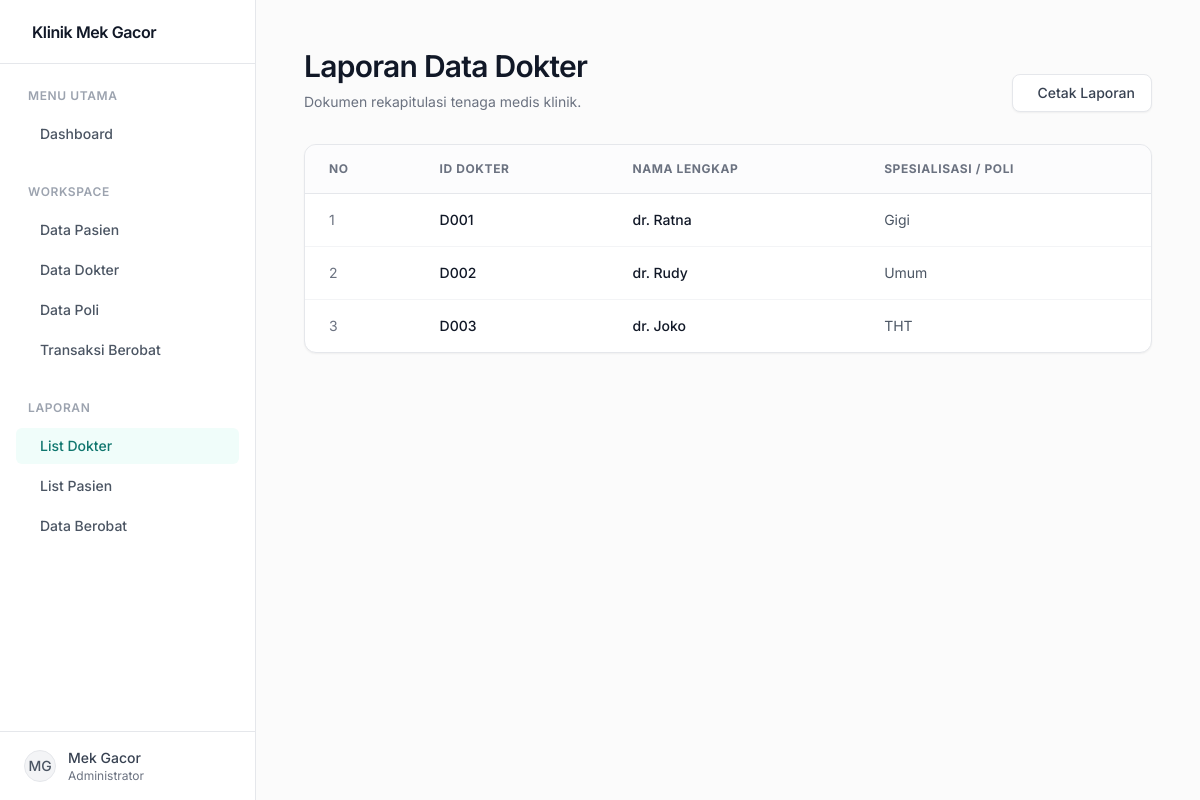
Screenshot of /laporan_dokter.php with the database file from the repository.
### tables this page shows
CREATE TABLE IF NOT EXISTS Dokter (
    Dokter_ID VARCHAR(10) PRIMARY KEY,
    Nama_Dokter VARCHAR(100) NOT NULL,
    Poli_ID VARCHAR(10),
    FOREIGN KEY (Poli_ID) REFERENCES Poli(Poli_ID) ON DELETE SET NULL ON UPDATE CASCADE
);

CREATE TABLE IF NOT EXISTS Poli (
    Poli_ID VARCHAR(10) PRIMARY KEY,
    Nama_Poli VARCHAR(50) NOT NULL
);

### laporan_dokter.php (the view, shortened to what this page needs)
<?php
include 'koneksi.php';
include 'header.php';
?>
<div class="flex flex-col md:flex-row md:items-end justify-between gap-4 mb-8 print:hidden">
    <div>
        <h2 class="text-3xl font-semibold text-gray-900 tracking-tight">Laporan Data Dokter</h2>
        <p class="mt-2 text-gray-500 text-sm">Dokumen rekapitulasi tenaga medis klinik.</p>
    </div>
    <button onclick="window.print()" class="inline-flex items-center px-4 py-2 bg-white border border-gray-200 hover:bg-gray-50 text-gray-700 text-sm font-medium rounded-lg transition-colors focus:outline-none focus:ring-2 focus:ring-offset-2 focus:ring-gray-200 shadow-sm print:hidden">
        <i class="ph ph-printer mr-2 text-lg"></i> Cetak Laporan
    </button>
</div>
<div class="bg-white rounded-xl shadow-sm border border-gray-200 overflow-hidden print:border-none print:shadow-none">
    <div class="table-container overflow-x-auto">
        <table class="w-full text-left border-collapse whitespace-nowrap">
            <thead>
                <tr class="bg-gray-50/50 border-b border-gray-200 text-xs font-medium text-gray-500 uppercase tracking-wider print:bg-white print:border-b-2 print:border-gray-800">
                    <th class="px-6 py-4">No</th>
                    <th class="px-6 py-4">ID Dokter</th>
                    <th class="px-6 py-4">Nama Lengkap</th>
                    <th class="px-6 py-4">Spesialisasi / Poli</th>
                </tr>
            </thead>
            <tbody class="divide-y divide-gray-100 text-sm print:divide-gray-300">
                <?php
                $sql = "SELECT d.Dokter_ID, d.Nama_Dokter, p.Nama_Poli
                        FROM Dokter d
                        LEFT JOIN Poli p ON d.Poli_ID = p.Poli_ID
                        ORDER BY d.Dokter_ID ASC";
                $result = mysqli_query($conn, $sql);
                if (mysqli_num_rows($result) > 0) {
                    $no = 1;
                    while($row = mysqli_fetch_assoc($result)) {
                        echo "<tr class='hover:bg-gray-50/50 transition-colors'>";
                        echo "<td class='px-6 py-4 text-gray-500'>" . $no++ . "</td>";
                        echo "<td class='px-6 py-4 font-medium text-gray-900'>" . htmlspecialchars($row['Dokter_ID']) . "</td>";
                        echo "<td class='px-6 py-4 font-medium text-gray-900'>" . htmlspecialchars($row['Nama_Dokter']) . "</td>";
                        echo "<td class='px-6 py-4 text-gray-600'>" . htmlspecialchars($row['Nama_Poli'] ?? 'Tidak ditugaskan') . "</td>";
                        echo "</tr>";
                    }
                } else {
                    echo "<tr><td colspan='4' class='px-6 py-12 text-center text-gray-500'>Tidak ada data dokter.</td></tr>";
                }
                ?>
            </tbody>
        </table>
    </div>
</div>
<?php include 'footer.php'; ?>

### rows the page displays
dokter: Dokter_ID "D001", Nama_Dokter "dr. Ratna", Poli_ID.Nama_Poli "Gigi"
dokter: Dokter_ID "D002", Nama_Dokter "dr. Rudy", Poli_ID.Nama_Poli "Umum"
dokter: Dokter_ID "D003", Nama_Dokter "dr. Joko", Poli_ID.Nama_Poli "THT"
